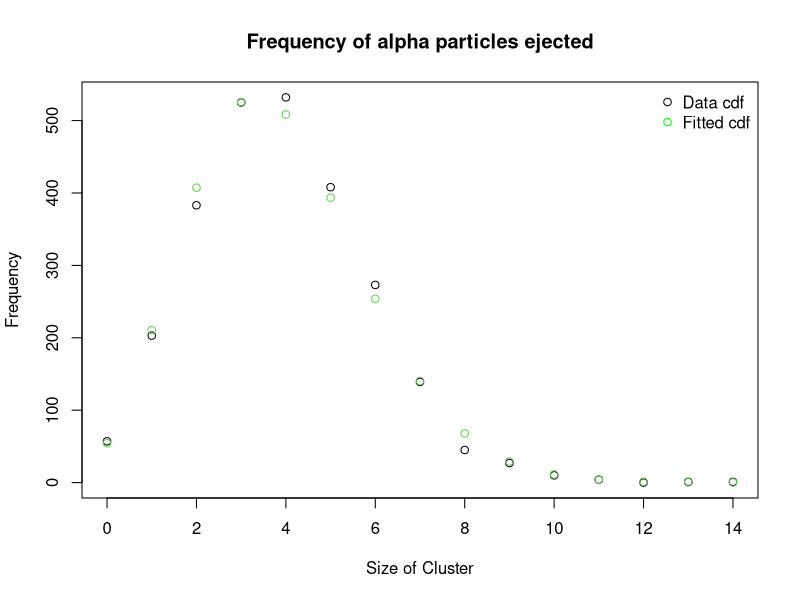
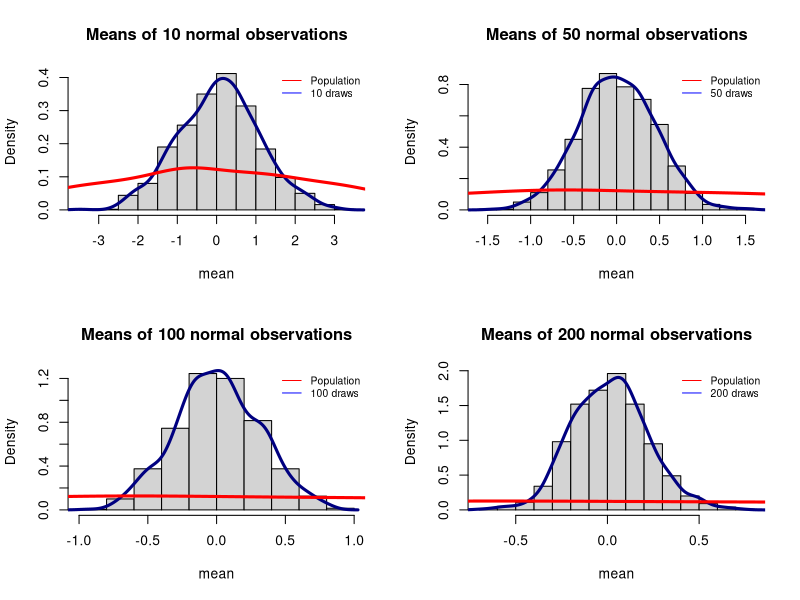
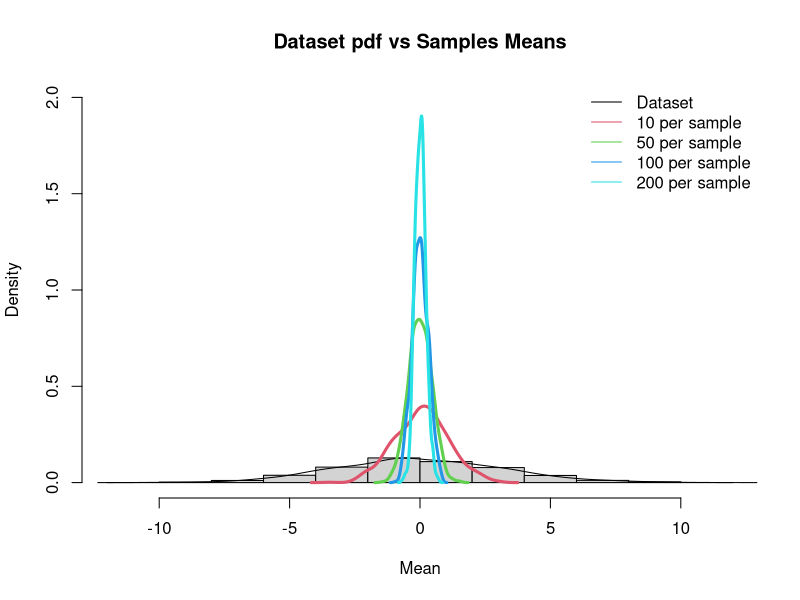
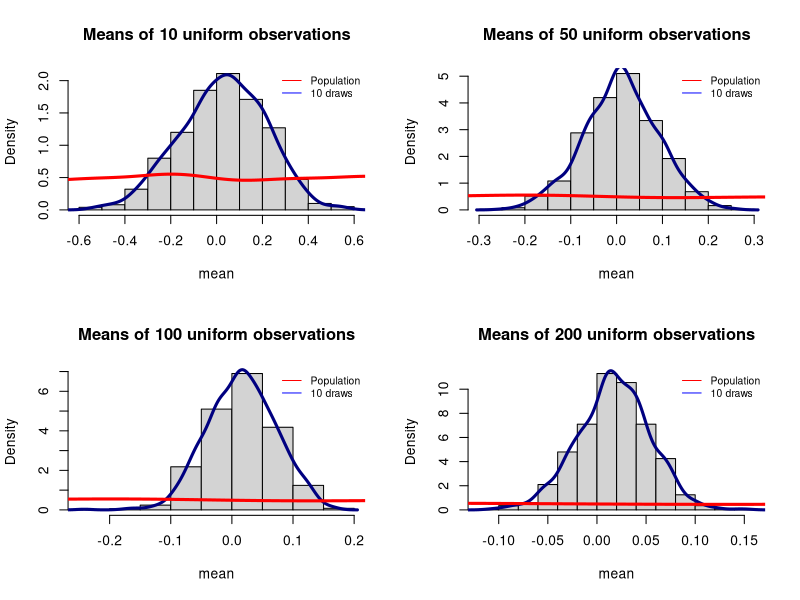

The R script that drew these images, in order:
## ---- chunk 1
library(knitr)
library(lattice)
## ---- chunk 2
xrf<-c(85.1, 81.4, 77.1, 84.5, 87.9, 83.2, 86.6, 83.9, 81.1, 80.8)
icp<-c(87.4, 90.1, 86.2, 89.2, 88.4, 82.9, 81.9, 87.4, 82.1, 80.6)
data.1<-cbind(xrf,icp)
data.2<-rbind(xrf,icp)
rownames(data.2)<-c("XRF","ICP")
colnames(data.2)<-c(1:10)
kable(data.2,row.names=T,caption="Na concentrations (ug/g)")
## ---- chunk 3
#pooled variance
tstat1<-t.test(xrf,icp,var.equal=TRUE)
tstat1p<-tstat1[[3]]
## ---- chunk 4
#paired
tstat2<-t.test(xrf,icp,paired=TRUE)
tstat2p<-tstat2[[3]]
## ---- chunk 5
#poisson counting
num<-c(0:14)
freq<-c(57,203,383,525,532,408,273,139,45,27,10,4,0,1,1)
Freq<-matrix(c("Freq",freq),nrow=1)
gold<-cbind(num,freq)
colnames(Freq)<-c("Num",0:14)
kable(Freq,row.names=F,caption="Frequency of alpha particles")

## ---- chunk 6

particles<-num*freq
total_particles<-sum(particles)
total_obs<-sum(freq)
weighted_mean<-signif(total_particles/total_obs,3)
## ---- chunk 7
plotpois<-cbind(num,dpois(num,weighted_mean))
weight<-freq[[1]]/plotpois[1,2]
plotpois[,2]<-total_obs*plotpois[,2]

plot(gold,main="Frequency of alpha particles ejected",ylab="Frequency",
     xlab="Size of Cluster")
    points(plotpois,col=3)
    legend("topright",pch=1,col=c("black","green"),
           legend=c("Data cdf"   ,"Fitted cdf"),bty="n")
## ---- chunk 8
set.seed(292015)

#generate random numbers

    r.10<-rnorm(10)
    r.100<-rnorm(100)
    r.1000<-rnorm(1000)
    mean.10<-mean(r.10)
    mean.100<-mean(r.100)
    mean.1000<-mean(r.1000)
#join in matrix
    allmeans<-c(mean.10,mean.100,mean.1000)
    std<-c(sd(r.10),sd(r.100),sd(r.1000))
    table.3<-rbind(allmeans,std)
    colnames(table.3)<-c(10,100,1000)

table.3
## ---- chunk 9
set.seed(2102015)

#create population
dataset<-rnorm(1000,mean=0,sd=sqrt(10))
sample_means<-data.frame()

#sample population
    for (i in 1:1000){
        s.10<-mean(sample(dataset,10))
        s.50<-mean(sample(dataset,50))
        s.100<-mean(sample(dataset,100))
        s.200<-mean(sample(dataset,200))
        s.all<-c(s.10,s.50,s.100,s.200)
        sample_means<-rbind(sample_means,s.all)
        }
## ---- chunk 10
colnames(sample_means)<-c("10","50","100","200")
a<-apply(sample_means,2,FUN=mean)
b<-apply(sample_means,2,FUN=var)
var_sx<-rbind(a,b)
colnames(var_sx)<-c("10","50","100","200")
rownames(var_sx)<-c("Mean","Var")

kable(var_sx,row.names=T,caption="Various-sized Samples of 1000 random Numbers")
## ---- chunk 11
#plots

par(mfrow=c(2,2))
#10 observations
    hist(sample_means[,1],freq=F,main="Means of 10 normal observations",xlab="mean")
    lines(density(sample_means[,1]),col="navy",lwd=3)
    lines(density(dataset),col="red",lwd=3)
    legend("topright",bty="n",lty=1, col=c("red","blue"), 
           legend = c("Population","10 draws"),cex=.75)

#50 observations
    hist(sample_means[,2],freq=F,main="Means of 50 normal observations",xlab="mean")
    lines(density(sample_means[,2]),col="navy",lwd=3)
    lines(density(dataset),col="red",lwd=3)
    legend("topright",bty="n",lty=1, col=c("red","blue"), 
           legend = c("Population","50 draws"),cex=.75)

#100 observations
    hist(sample_means[,3],freq=F,main="Means of 100 normal observations",xlab="mean")
    lines(density(sample_means[,3]),col="navy",lwd=3)
    lines(density(dataset),col="red",lwd=3)
    legend("topright",bty="n",lty=1, col=c("red","blue"), 
           legend = c("Population","100 draws"),cex=.75)

#200 observations
    hist(sample_means[,4],freq=F,main="Means of 200 normal observations",xlab="mean")
    lines(density(sample_means[,4]),col="navy",lwd=3)
    lines(density(dataset),col="red",lwd=3)
    legend("topright",bty="n",lty=1, col=c("red","blue"), 
           legend = c("Population","200 draws"),cex=.75)
## ---- chunk 12
par(mfrow=c(1,1))
hist(dataset,freq=F,ylim=(c(0,2)),main="Dataset pdf vs Samples Means", xlab="Mean")
lines(density(dataset),col=1,type="l")
lines(density(sample_means[,1]),col=2,lwd=3)
lines(density(sample_means[,2]),col=3,lwd=3)
lines(density(sample_means[,3]),col=4,lwd=3)
lines(density(sample_means[,4]),col=5,lwd=3)
legend("topright",bty="n",lty=1, col=c(1:5), 
       legend = c("Dataset","10 per sample","50 per sample","100 per sample","200 per sample"),cex=1)

## ---- chunk 13
set.seed(2102015)
dataset2<-runif(1000,-1,1)
sample_means<-data.frame()
for (i in 1:1000){
    s.10<-mean(sample(dataset2,10)) 
    s.50<-mean(sample(dataset2,50))
    s.100<-mean(sample(dataset2,100))
    s.200<-mean(sample(dataset2,200))
    s.all<-c(s.10,s.50,s.100,s.200)
    sample_means<-rbind(sample_means,s.all)
}
colnames(sample_means)<-c("10","50","100","200")
## ---- chunk 14

par(mfrow=c(2,2))
#10 observations
hist(sample_means[,1],freq=F,main="Means of 10 uniform observations",xlab="mean")
lines(density(sample_means[,1]),col="navy",lwd=3)
lines(density(dataset2),col="red",lwd=3)
legend("topright",bty="n",lty=1, col=c("red","blue"), 
       legend = c("Population","10 draws"),cex=.75)
#50 observations
hist(sample_means[,2],freq=F,main="Means of 50 uniform observations",xlab="mean")
lines(density(sample_means[,2]),col="navy",lwd=3)
lines(density(dataset2),col="red",lwd=3)
legend("topright",bty="n",lty=1, col=c("red","blue"), 
       legend = c("Population","10 draws"),cex=.75)
#100 observations
hist(sample_means[,3],freq=F,main="Means of 100 uniform observations",xlab="mean")
lines(density(sample_means[,3]),col="navy",lwd=3)
lines(density(dataset2),col="red",lwd=3)
legend("topright",bty="n",lty=1, col=c("red","blue"), 
       legend = c("Population","10 draws"),cex=.75)
#200 observations
hist(sample_means[,4],freq=F,main="Means of 200 uniform observations",xlab="mean")
lines(density(sample_means[,4]),col="navy",lwd=3)
lines(density(dataset2),col="red",lwd=3)
legend("topright",bty="n",lty=1, col=c("red","blue"), 
       legend = c("Population","10 draws"),cex=.75)
par(mfrow=c(1,1))
## ---- chunk 15
P.3<-0.07*0.07*0.07
P.3
## ---- chunk 16
P.0<-.93*.93*.93
P.0
## ---- chunk 17
P.1<-.07*.93*.93*3
P.1
## ---- chunk 18
P.2<-.07*.07*.93*3
P.2
## ---- chunk 19
P.total<-P.0+P.1+P.2+P.3
P.total
## ---- chunk 20
P.both<-(1-P.0)*(1-P.0)
P.both
